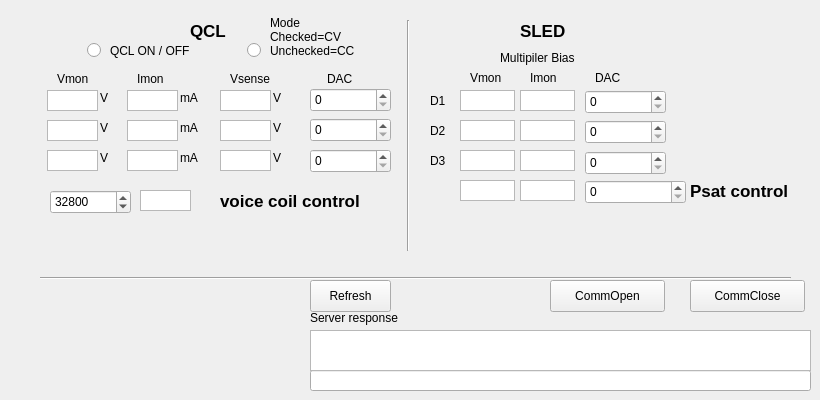
    <widget class="QWidget" name="main">
     <attribute name="title">
      <string>Main</string>
     </attribute>
     <widget class="QPushButton" name="btn_close">
      <property name="geometry">
       <rect>
        <x>690</x>
        <y>280</y>
        <width>115</width>
        <height>32</height>
       </rect>
      </property>
      <property name="text">
       <string>CommClose</string>
      </property>
     </widget>
     <widget class="QTextEdit" name="qcl1_imon">
      <property name="geometry">
       <rect>
        <x>127</x>
        <y>90</y>
        <width>51</width>
        <height>21</height>
       </rect>
      </property>
      <property name="verticalScrollBarPolicy">
       <enum>Qt::ScrollBarAlwaysOff</enum>
      </property>
      <property name="horizontalScrollBarPolicy">
       <enum>Qt::ScrollBarAlwaysOff</enum>
      </property>
     </widget>
     <widget class="QTextEdit" name="psatv">
      <property name="geometry">
       <rect>
        <x>460</x>
        <y>180</y>
        <width>55</width>
        <height>21</height>
       </rect>
      </property>
      <property name="verticalScrollBarPolicy">
       <enum>Qt::ScrollBarAlwaysOff</enum>
      </property>
      <property name="horizontalScrollBarPolicy">
       <enum>Qt::ScrollBarAlwaysOff</enum>
      </property>
     </widget>
     <widget class="QTextEdit" name="qcl3_imon">
      <property name="geometry">
       <rect>
        <x>127</x>
        <y>150</y>
        <width>51</width>
        <height>21</height>
       </rect>
      </property>
      <property name="verticalScrollBarPolicy">
       <enum>Qt::ScrollBarAlwaysOff</enum>
      </property>
      <property name="horizontalScrollBarPolicy">
       <enum>Qt::ScrollBarAlwaysOff</enum>
      </property>
     </widget>
     <widget class="QLabel" name="label_6">
      <property name="geometry">
       <rect>
        <x>270</x>
        <y>11</y>
        <width>101</width>
        <height>51</height>
       </rect>
      </property>
      <property name="text">
       <string>Mode
Checked=CV
Unchecked=CC</string>
      </property>
     </widget>
     <widget class="QLabel" name="label_27">
      <property name="geometry">
       <rect>
        <x>690</x>
        <y>180</y>
        <width>111</width>
        <height>21</height>
       </rect>
      </property>
      <property name="font">
       <font>
        <pointsize>13</pointsize>
        <weight>75</weight>
        <bold>true</bold>
       </font>
      </property>
      <property name="text">
       <string>Psat control</string>
      </property>
     </widget>
     <widget class="QSpinBox" name="spin_voicecoil">
      <property name="geometry">
       <rect>
        <x>50</x>
        <y>190</y>
        <width>81</width>
        <height>24</height>
       </rect>
      </property>
      <property name="layoutDirection">
       <enum>Qt::LeftToRight</enum>
      </property>
      <property name="minimum">
       <number>30400</number>
      </property>
      <property name="maximum">
       <number>35100</number>
      </property>
      <property name="singleStep">
       <number>100</number>
      </property>
      <property name="value">
       <number>32800</number>
      </property>
     </widget>
     <widget class="QRadioButton" name="qcl_mode">
      <property name="geometry">
       <rect>
        <x>240</x>
        <y>40</y>
        <width>21</width>
        <height>20</height>
       </rect>
      </property>
      <property name="layoutDirection">
       <enum>Qt::RightToLeft</enum>
      </property>
      <property name="text">
       <string/>
      </property>
      <property name="checked">
       <bool>false</bool>
      </property>
      <property name="autoExclusive">
       <bool>false</bool>
      </property>
     </widget>
     <widget class="QLabel" name="label_17">
      <property name="geometry">
       <rect>
        <x>520</x>
        <y>20</y>
        <width>51</width>
        <height>21</height>
       </rect>
      </property>
      <property name="font">
       <font>
        <pointsize>13</pointsize>
        <weight>75</weight>
        <bold>true</bold>
       </font>
      </property>
      <property name="text">
       <string>SLED</string>
      </property>
     </widget>
     <widget class="QSpinBox" name="spin_bias3_dac">
      <property name="geometry">
       <rect>
        <x>585</x>
        <y>151</y>
        <width>81</width>
        <height>24</height>
       </rect>
      </property>
      <property name="layoutDirection">
       <enum>Qt::LeftToRight</enum>
      </property>
      <property name="maximum">
       <number>65535</number>
      </property>
      <property name="singleStep">
       <number>100</number>
      </property>
     </widget>
     <widget class="QTextEdit" name="mult1_vmon">
      <property name="geometry">
       <rect>
        <x>460</x>
        <y>90</y>
        <width>55</width>
        <height>21</height>
       </rect>
      </property>
      <property name="verticalScrollBarPolicy">
       <enum>Qt::ScrollBarAlwaysOff</enum>
      </property>
      <property name="horizontalScrollBarPolicy">
       <enum>Qt::ScrollBarAlwaysOff</enum>
      </property>
     </widget>
     <widget class="QLabel" name="label_14">
      <property name="geometry">
       <rect>
        <x>530</x>
        <y>70</y>
        <width>59</width>
        <height>16</height>
       </rect>
      </property>
      <property name="text">
       <string>Imon</string>
      </property>
     </widget>
     <widget class="QLabel" name="label_7">
      <property name="geometry">
       <rect>
        <x>327</x>
        <y>71</y>
        <width>41</width>
        <height>16</height>
       </rect>
      </property>
      <property name="text">
       <string>DAC</string>
      </property>
     </widget>
     <widget class="QLabel" name="label_3">
      <property name="geometry">
       <rect>
        <x>310</x>
        <y>310</y>
        <width>111</width>
        <height>16</height>
       </rect>
      </property>
      <property name="text">
       <string>Server response</string>
      </property>
     </widget>
     <widget class="QTextEdit" name="vcoil_I">
      <property name="geometry">
       <rect>
        <x>140</x>
        <y>190</y>
        <width>51</width>
        <height>21</height>
       </rect>
      </property>
      <property name="verticalScrollBarPolicy">
       <enum>Qt::ScrollBarAlwaysOff</enum>
      </property>
      <property name="horizontalScrollBarPolicy">
       <enum>Qt::ScrollBarAlwaysOff</enum>
      </property>
     </widget>
     <widget class="QLabel" name="label_2">
      <property name="geometry">
       <rect>
        <x>137</x>
        <y>71</y>
        <width>59</width>
        <height>16</height>
       </rect>
      </property>
      <property name="text">
       <string>Imon</string>
      </property>
     </widget>
     <widget class="QLabel" name="label">
      <property name="geometry">
       <rect>
        <x>57</x>
        <y>71</y>
        <width>59</width>
        <height>16</height>
       </rect>
      </property>
      <property name="text">
       <string>Vmon</string>
      </property>
     </widget>
     <widget class="QSpinBox" name="spin_bias2_dac">
      <property name="geometry">
       <rect>
        <x>585</x>
        <y>120</y>
        <width>81</width>
        <height>24</height>
       </rect>
      </property>
      <property name="layoutDirection">
       <enum>Qt::LeftToRight</enum>
      </property>
      <property name="maximum">
       <number>65535</number>
      </property>
      <property name="singleStep">
       <number>100</number>
      </property>
     </widget>
     <widget class="QTextEdit" name="mult2_imon">
      <property name="geometry">
       <rect>
        <x>520</x>
        <y>120</y>
        <width>55</width>
        <height>21</height>
       </rect>
      </property>
      <property name="verticalScrollBarPolicy">
       <enum>Qt::ScrollBarAlwaysOff</enum>
      </property>
      <property name="horizontalScrollBarPolicy">
       <enum>Qt::ScrollBarAlwaysOff</enum>
      </property>
     </widget>
     <widget class="QLabel" name="label_21">
      <property name="geometry">
       <rect>
        <x>500</x>
        <y>50</y>
        <width>111</width>
        <height>16</height>
       </rect>
      </property>
      <property name="text">
       <string>Multipiler Bias</string>
      </property>
     </widget>
     <widget class="QTextEdit" name="qcl2_imon">
      <property name="geometry">
       <rect>
        <x>127</x>
        <y>120</y>
        <width>51</width>
        <height>21</height>
       </rect>
      </property>
      <property name="verticalScrollBarPolicy">
       <enum>Qt::ScrollBarAlwaysOff</enum>
      </property>
      <property name="horizontalScrollBarPolicy">
       <enum>Qt::ScrollBarAlwaysOff</enum>
      </property>
     </widget>
     <widget class="QSpinBox" name="spin_psat_dac">
      <property name="geometry">
       <rect>
        <x>585</x>
        <y>180</y>
        <width>101</width>
        <height>24</height>
       </rect>
      </property>
      <property name="layoutDirection">
       <enum>Qt::LeftToRight</enum>
      </property>
      <property name="showGroupSeparator" stdset="0">
       <bool>true</bool>
      </property>
      <property name="maximum">
       <number>15000000</number>
      </property>
      <property name="singleStep">
       <number>50000</number>
      </property>
     </widget>
     <widget class="QTextEdit" name="qcl3_vmon">
      <property name="geometry">
       <rect>
        <x>47</x>
        <y>150</y>
        <width>51</width>
        <height>21</height>
       </rect>
      </property>
      <property name="verticalScrollBarPolicy">
       <enum>Qt::ScrollBarAlwaysOff</enum>
      </property>
      <property name="horizontalScrollBarPolicy">
       <enum>Qt::ScrollBarAlwaysOff</enum>
      </property>
     </widget>
     <widget class="QTextEdit" name="mult1_imon">
      <property name="geometry">
       <rect>
        <x>520</x>
        <y>90</y>
        <width>55</width>
        <height>21</height>
       </rect>
      </property>
      <property name="verticalScrollBarPolicy">
       <enum>Qt::ScrollBarAlwaysOff</enum>
      </property>
      <property name="horizontalScrollBarPolicy">
       <enum>Qt::ScrollBarAlwaysOff</enum>
      </property>
     </widget>
     <widget class="QLabel" name="label_10">
      <property name="geometry">
       <rect>
        <x>110</x>
        <y>40</y>
        <width>101</width>
        <height>21</height>
       </rect>
      </property>
      <property name="text">
       <string>QCL ON / OFF</string>
      </property>
     </widget>
     <widget class="QLabel" name="label_9">
      <property name="geometry">
       <rect>
        <x>595</x>
        <y>70</y>
        <width>41</width>
        <height>16</height>
       </rect>
      </property>
      <property name="text">
       <string>DAC</string>
      </property>
     </widget>
     <widget class="QRadioButton" name="qcl_on">
      <property name="geometry">
       <rect>
        <x>80</x>
        <y>40</y>
        <width>21</width>
        <height>20</height>
       </rect>
      </property>
      <property name="layoutDirection">
       <enum>Qt::RightToLeft</enum>
      </property>
      <property name="text">
       <string/>
      </property>
      <property name="autoExclusive">
       <bool>false</bool>
      </property>
     </widget>
     <widget class="QSpinBox" name="spin_qcl2_dac">
      <property name="geometry">
       <rect>
        <x>310</x>
        <y>118</y>
        <width>81</width>
        <height>24</height>
       </rect>
      </property>
      <property name="layoutDirection">
       <enum>Qt::LeftToRight</enum>
      </property>
      <property name="minimum">
       <number>0</number>
      </property>
      <property name="maximum">
       <number>65535</number>
      </property>
      <property name="singleStep">
       <number>25</number>
      </property>
      <property name="value">
       <number>0</number>
      </property>
     </widget>
     <widget class="QTextEdit" name="mult3_vmon">
      <property name="geometry">
       <rect>
        <x>460</x>
        <y>150</y>
        <width>55</width>
        <height>21</height>
       </rect>
      </property>
      <property name="verticalScrollBarPolicy">
       <enum>Qt::ScrollBarAlwaysOff</enum>
      </property>
      <property name="horizontalScrollBarPolicy">
       <enum>Qt::ScrollBarAlwaysOff</enum>
      </property>
     </widget>
     <widget class="QTextEdit" name="psati">
      <property name="geometry">
       <rect>
        <x>520</x>
        <y>180</y>
        <width>55</width>
        <height>21</height>
       </rect>
      </property>
      <property name="verticalScrollBarPolicy">
       <enum>Qt::ScrollBarAlwaysOff</enum>
      </property>
      <property name="horizontalScrollBarPolicy">
       <enum>Qt::ScrollBarAlwaysOff</enum>
      </property>
     </widget>
     <widget class="QLabel" name="label_30">
      <property name="geometry">
       <rect>
        <x>220</x>
        <y>190</y>
        <width>171</width>
        <height>21</height>
       </rect>
      </property>
      <property name="font">
       <font>
        <pointsize>13</pointsize>
        <weight>75</weight>
        <bold>true</bold>
       </font>
      </property>
      <property name="text">
       <string>voice coil control</string>
      </property>
     </widget>
     <widget class="QTextEdit" name="mult2_vmon">
      <property name="geometry">
       <rect>
        <x>460</x>
        <y>120</y>
        <width>55</width>
        <height>21</height>
       </rect>
      </property>
      <property name="verticalScrollBarPolicy">
       <enum>Qt::ScrollBarAlwaysOff</enum>
      </property>
      <property name="horizontalScrollBarPolicy">
       <enum>Qt::ScrollBarAlwaysOff</enum>
      </property>
     </widget>
     <widget class="Line" name="line">
      <property name="geometry">
       <rect>
        <x>40</x>
        <y>270</y>
        <width>751</width>
        <height>16</height>
       </rect>
      </property>
      <property name="orientation">
       <enum>Qt::Horizontal</enum>
      </property>
     </widget>
     <widget class="Line" name="line_5">
      <property name="geometry">
       <rect>
        <x>400</x>
        <y>20</y>
        <width>16</width>
        <height>231</height>
       </rect>
      </property>
      <property name="orientation">
       <enum>Qt::Vertical</enum>
      </property>
     </widget>
     <widget class="QTextEdit" name="qcl1_vmon">
      <property name="geometry">
       <rect>
        <x>47</x>
        <y>90</y>
        <width>51</width>
        <height>21</height>
       </rect>
      </property>
      <property name="verticalScrollBarPolicy">
       <enum>Qt::ScrollBarAlwaysOff</enum>
      </property>
      <property name="horizontalScrollBarPolicy">
       <enum>Qt::ScrollBarAlwaysOff</enum>
      </property>
     </widget>
     <widget class="QLabel" name="label_16">
      <property name="geometry">
       <rect>
        <x>190</x>
        <y>20</y>
        <width>41</width>
        <height>21</height>
       </rect>
      </property>
      <property name="font">
       <font>
        <pointsize>13</pointsize>
        <weight>75</weight>
        <bold>true</bold>
       </font>
      </property>
      <property name="text">
       <string>QCL</string>
      </property>
     </widget>
     <widget class="QLabel" name="label_15">
      <property name="geometry">
       <rect>
        <x>470</x>
        <y>70</y>
        <width>59</width>
        <height>16</height>
       </rect>
      </property>
      <property name="text">
       <string>Vmon</string>
      </property>
     </widget>
     <widget class="QSpinBox" name="spin_bias1_dac">
      <property name="geometry">
       <rect>
        <x>585</x>
        <y>90</y>
        <width>81</width>
        <height>24</height>
       </rect>
      </property>
      <property name="layoutDirection">
       <enum>Qt::LeftToRight</enum>
      </property>
      <property name="maximum">
       <number>65535</number>
      </property>
      <property name="singleStep">
       <number>100</number>
      </property>
     </widget>
     <widget class="QPushButton" name="btn_open">
      <property name="geometry">
       <rect>
        <x>550</x>
        <y>280</y>
        <width>115</width>
        <height>32</height>
       </rect>
      </property>
      <property name="text">
       <string>CommOpen</string>
      </property>
     </widget>
     <widget class="QSpinBox" name="spin_qcl3_dac">
      <property name="geometry">
       <rect>
        <x>310</x>
        <y>149</y>
        <width>81</width>
        <height>24</height>
       </rect>
      </property>
      <property name="layoutDirection">
       <enum>Qt::LeftToRight</enum>
      </property>
      <property name="maximum">
       <number>65535</number>
      </property>
      <property name="singleStep">
       <number>25</number>
      </property>
     </widget>
     <widget class="QTextEdit" name="mult3_imon">
      <property name="geometry">
       <rect>
        <x>520</x>
        <y>150</y>
        <width>55</width>
        <height>21</height>
       </rect>
      </property>
      <property name="verticalScrollBarPolicy">
       <enum>Qt::ScrollBarAlwaysOff</enum>
      </property>
      <property name="horizontalScrollBarPolicy">
       <enum>Qt::ScrollBarAlwaysOff</enum>
      </property>
     </widget>
     <widget class="QTextEdit" name="qcl2_vmon">
      <property name="geometry">
       <rect>
        <x>47</x>
        <y>120</y>
        <width>51</width>
        <height>21</height>
       </rect>
      </property>
      <property name="verticalScrollBarPolicy">
       <enum>Qt::ScrollBarAlwaysOff</enum>
      </property>
      <property name="horizontalScrollBarPolicy">
       <enum>Qt::ScrollBarAlwaysOff</enum>
      </property>
     </widget>
     <widget class="QSpinBox" name="spin_qcl1_dac">
      <property name="geometry">
       <rect>
        <x>310</x>
        <y>88</y>
        <width>81</width>
        <height>24</height>
       </rect>
      </property>
      <property name="layoutDirection">
       <enum>Qt::LeftToRight</enum>
      </property>
      <property name="minimum">
       <number>0</number>
      </property>
      <property name="maximum">
       <number>65535</number>
      </property>
      <property name="singleStep">
       <number>25</number>
      </property>
      <property name="value">
       <number>0</number>
      </property>
     </widget>
     <widget class="QLineEdit" name="serverCommand">
      <property name="geometry">
       <rect>
        <x>310</x>
        <y>370</y>
        <width>501</width>
        <height>21</height>
       </rect>
      </property>
     </widget>
     <widget class="QTextEdit" name="serverResponse">
      <property name="geometry">
       <rect>
        <x>310</x>
        <y>330</y>
        <width>501</width>
        <height>41</height>
       </rect>
      </property>
      <property name="font">
       <font>
        <pointsize>9</pointsize>
       </font>
      </property>
     </widget>
     <widget class="QPushButton" name="btn_refresh">
      <property name="geometry">
       <rect>
        <x>310</x>
        <y>280</y>
        <width>81</width>
        <height>32</height>
       </rect>
      </property>
      <property name="text">
       <string>Refresh</string>
      </property>
     </widget>
     <widget class="QLabel" name="label_4">
      <property name="geometry">
       <rect>
        <x>100</x>
        <y>90</y>
        <width>16</width>
        <height>16</height>
       </rect>
      </property>
      <property name="text">
       <string>V</string>
      </property>
     </widget>
     <widget class="QLabel" name="label_5">
      <property name="geometry">
       <rect>
        <x>100</x>
        <y>120</y>
        <width>16</width>
        <height>16</height>
       </rect>
      </property>
      <property name="text">
       <string>V</string>
      </property>
     </widget>
     <widget class="QLabel" name="label_23">
      <property name="geometry">
       <rect>
        <x>100</x>
        <y>150</y>
        <width>16</width>
        <height>16</height>
       </rect>
      </property>
      <property name="text">
       <string>V</string>
      </property>
     </widget>
     <widget class="QLabel" name="label_24">
      <property name="geometry">
       <rect>
        <x>180</x>
        <y>90</y>
        <width>21</width>
        <height>16</height>
       </rect>
      </property>
      <property name="text">
       <string>mA</string>
      </property>
     </widget>
     <widget class="QLabel" name="label_25">
      <property name="geometry">
       <rect>
        <x>180</x>
        <y>120</y>
        <width>21</width>
        <height>16</height>
       </rect>
      </property>
      <property name="text">
       <string>mA</string>
      </property>
     </widget>
     <widget class="QLabel" name="label_26">
      <property name="geometry">
       <rect>
        <x>180</x>
        <y>150</y>
        <width>21</width>
        <height>16</height>
       </rect>
      </property>
      <property name="text">
       <string>mA</string>
      </property>
     </widget>
     <widget class="QLabel" name="label_38">
      <property name="geometry">
       <rect>
        <x>230</x>
        <y>71</y>
        <width>59</width>
        <height>16</height>
       </rect>
      </property>
      <property name="text">
       <string>Vsense</string>
      </property>
     </widget>
     <widget class="QTextEdit" name="qcl2_vsen">
      <property name="geometry">
       <rect>
        <x>220</x>
        <y>120</y>
        <width>51</width>
        <height>21</height>
       </rect>
      </property>
      <property name="verticalScrollBarPolicy">
       <enum>Qt::ScrollBarAlwaysOff</enum>
      </property>
      <property name="horizontalScrollBarPolicy">
       <enum>Qt::ScrollBarAlwaysOff</enum>
      </property>
     </widget>
     <widget class="QLabel" name="label_47">
      <property name="geometry">
       <rect>
        <x>273</x>
        <y>90</y>
        <width>16</width>
        <height>16</height>
       </rect>
      </property>
      <property name="text">
       <string>V</string>
      </property>
     </widget>
     <widget class="QTextEdit" name="qcl1_vsen">
      <property name="geometry">
       <rect>
        <x>220</x>
        <y>90</y>
        <width>51</width>
        <height>21</height>
       </rect>
      </property>
      <property name="verticalScrollBarPolicy">
       <enum>Qt::ScrollBarAlwaysOff</enum>
      </property>
      <property name="horizontalScrollBarPolicy">
       <enum>Qt::ScrollBarAlwaysOff</enum>
      </property>
     </widget>
     <widget class="QLabel" name="label_48">
      <property name="geometry">
       <rect>
        <x>273</x>
        <y>120</y>
        <width>16</width>
        <height>16</height>
       </rect>
      </property>
      <property name="text">
       <string>V</string>
      </property>
     </widget>
     <widget class="QLabel" name="label_49">
      <property name="geometry">
       <rect>
        <x>273</x>
        <y>150</y>
        <width>16</width>
        <height>16</height>
       </rect>
      </property>
      <property name="text">
       <string>V</string>
      </property>
     </widget>
     <widget class="QTextEdit" name="qcl3_vsen">
      <property name="geometry">
       <rect>
        <x>220</x>
        <y>150</y>
        <width>51</width>
        <height>21</height>
       </rect>
      </property>
      <property name="verticalScrollBarPolicy">
       <enum>Qt::ScrollBarAlwaysOff</enum>
      </property>
      <property name="horizontalScrollBarPolicy">
       <enum>Qt::ScrollBarAlwaysOff</enum>
      </property>
     </widget>
     <widget class="QLabel" name="label_54">
      <property name="geometry">
       <rect>
        <x>430</x>
        <y>90</y>
        <width>21</width>
        <height>21</height>
       </rect>
      </property>
      <property name="font">
       <font>
        <pointsize>9</pointsize>
        <weight>50</weight>
        <bold>false</bold>
       </font>
      </property>
      <property name="text">
       <string>D1</string>
      </property>
     </widget>
     <widget class="QLabel" name="label_55">
      <property name="geometry">
       <rect>
        <x>430</x>
        <y>120</y>
        <width>21</width>
        <height>21</height>
       </rect>
      </property>
      <property name="font">
       <font>
        <pointsize>9</pointsize>
        <weight>50</weight>
        <bold>false</bold>
       </font>
      </property>
      <property name="text">
       <string>D2</string>
      </property>
     </widget>
     <widget class="QLabel" name="label_56">
      <property name="geometry">
       <rect>
        <x>430</x>
        <y>150</y>
        <width>21</width>
        <height>21</height>
       </rect>
      </property>
      <property name="font">
       <font>
        <pointsize>9</pointsize>
        <weight>50</weight>
        <bold>false</bold>
       </font>
      </property>
      <property name="text">
       <string>D3</string>
      </property>
     </widget>
    </widget>
